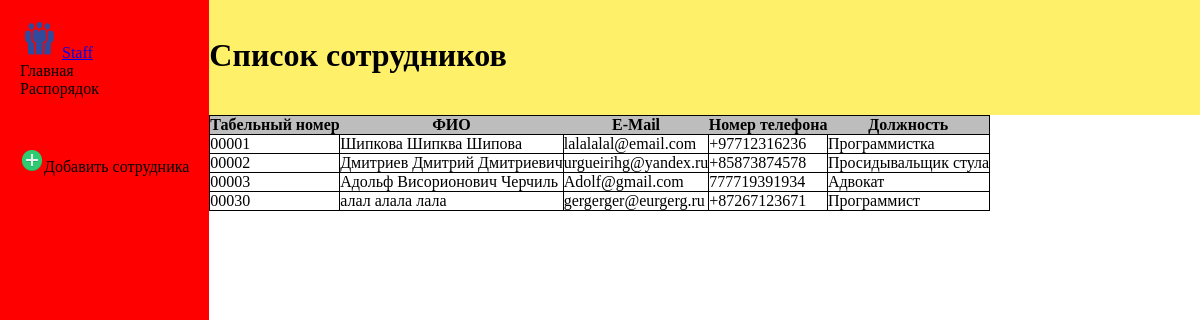
The page / on the database its author committed.
### main/models.py (models this page shows, shortened)
class Staff(models.Model):
    idnumber = models.CharField('Tабельный номер', max_length=5)
    email = models.EmailField('E-mail')
    name = models.CharField('ФИО', max_length=50)
    number = models.CharField('Номер', max_length=12)
    major = models.CharField('Должность', max_length=30)
    class Meta:
        verbose_name = 'Сотрудник'
        verbose_name_plural = 'Сотрудники'

### main/views.py (the view)
# urls.py: path('', views.index, name='home'),
def index(request):
    staff = Staff.objects.all
    return render(request, 'main/index.html', {'staff': staff})

### main/templates/main/index.html (shortened to what this page needs)
{% extends 'main/base.html' %}
{% load static %}
{% block header%}Список сотрудников{%endblock%}
{% block content %}
{% if staff %}
<table>
    <tr>
        <th>Табельный номер</th>
        <th>ФИО</th>
        <th>E-Mail</th>
        <th>Номер телефона</th>
        <th>Должность</th>
    </tr>
    {% for elem in staff %}
    <tr>
        <td>{{ elem.idnumber }}</td>
        <td>{{ elem.name }}</td>
        <td>{{ elem.email }}</td>
        <td>{{ elem.number }}</td>
        <td>{{ elem.major }}</td>
    </tr>
    {% endfor %}
</table>
{% else %}
<p>У нас нет сотрудников</p>
{% endif %}
{% endblock %}

### main/templates/main/base.html (shortened to what this page needs)
{% load static %}
<!doctype html>
<html lang="ru">
<head>
    <link rel="stylesheet" href="{% static 'styles/style.css' %}">
</head>
<body>
<aside>
    <img src="/img/logo.png" class="logo"> <a class="" href="{% url 'home'%}">Staff</a>
    <ul class="main-menu">
        <li>
            <a href="{% url 'home'%}">Главная</a>
        </li>
        <li>
            <a href="{% url 'about'%}">Распорядок</a>
        </li>
        <li id="add">
            <img src="/img/plus.png"  class="plus"><a href="{% url 'addstaff'%}">Добавить сотрудника</a>
        </li>
    </ul>
</aside>
<header>
    <h1>{% block header%}{% endblock%}</h1>
</header>
<div class="container">
    {% block content %}{% endblock %}
</div>
</body>
</html>

### static/styles/style.css (style rules this page uses)
* { margin:0; padding: 0; font-family: "Comic Sans MS", "Comic Sans", cursive; box-sizing: border-box; }
aside { float:left; background-color: red; padding: 20px; height:1000px; }
aside .main-menu li a { text-decoration:none; color:black; }
aside .main-menu li { list-style-type:none; }
aside .main-menu #add { margin-top: 50px; }
header { background-color: #FFF06A; padding:37px; height:115px; }
table { border:1px black solid; border-collapse: collapse; }
table td { border:1px black solid; }
table th { background-color: rgb(189, 189, 189); }

### rows shown on the page
Staff: idnumber "00001", name "Шипкова Шипква Шипова", email "lalalalal@email.com", number "+97712316236", major "Программистка"
Staff: idnumber "00002", name "Дмитриев Дмитрий Дмитриевич", email "urgueirihg@yandex.ru", number "+85873874578", major "Просидывальщик стула"
Staff: idnumber "00003", name "Адольф Висорионович Черчиль", email "Adolf@gmail.com", number "777719391934", major "Адвокат"
Staff: idnumber "00030", name "алал алала лала", email "gergerger@eurgerg.ru", number "+87267123671", major "Программист"
